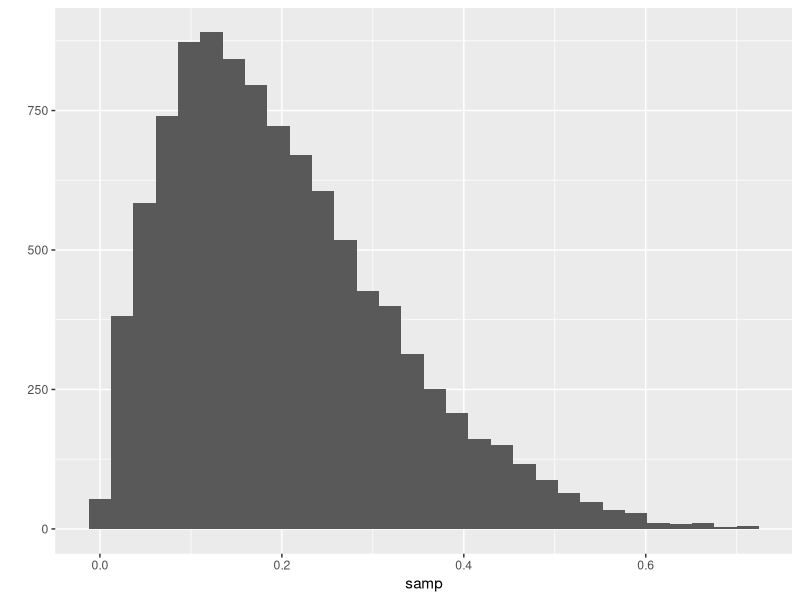
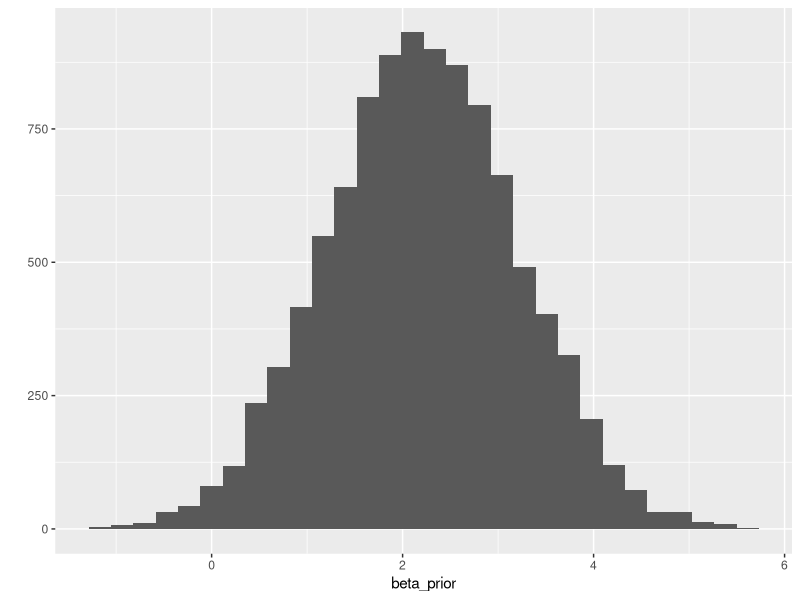
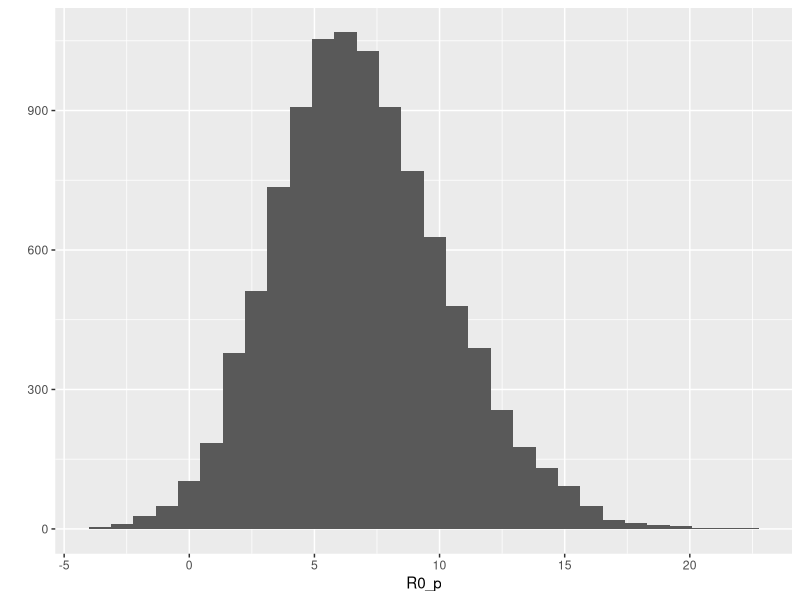

These charts were generated, in order, by the following R code:
## ---- chunk 1
knitr::opts_chunk$set(echo = TRUE)
## ---- chunk 2
library(ggplot2)
## ---- chunk 3
samp = rbeta(10000,2,8)
qplot(samp)
## ---- chunk 4
set.seed(12)
R0 = runif(10000,4,10) # draw randomly 10,000 values between 4 and 10 
gamma = 1/4.17
rho = runif(10000,0,0.5) 

# calculate values of beta 
beta = R0 * gamma / (1-rho) 
 
# 95% quantiles of beta 
quantile(beta, probs = c(0.025,0.5,0.975)) 

# draw from a  normal distribution 
beta_prior = rnorm(10000,2.2,1)
qplot(beta_prior)

# check values of beta support R0 range 
R0_p = (1-rho) * (beta_prior) / gamma

quantile(R0_p,  probs = c(0.025,0.1,0.25, 0.5, 0.75,0.9,0.975))

qplot(R0_p)
